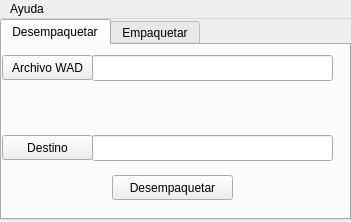
<?xml version="1.0" encoding="UTF-8"?>
<ui version="4.0">
 <class>Qwad</class>
 <widget class="QMainWindow" name="Qwad">
  <property name="geometry">
   <rect>
    <x>0</x>
    <y>0</y>
    <width>351</width>
    <height>222</height>
   </rect>
  </property>
  <property name="windowTitle">
   <string>Qwad - Empaquetador y desempaquetador de WADs</string>
  </property>
  <property name="windowIcon">
   <iconset resource="../Qwad.qrc">
    <normaloff>:/icons/wad.png</normaloff>:/icons/wad.png</iconset>
  </property>
  <property name="locale">
   <locale language="Spanish" country="Spain"/>
  </property>
  <widget class="QWidget" name="centralWidget">
   <widget class="QTabWidget" name="tabWidget">
    <property name="geometry">
     <rect>
      <x>0</x>
      <y>0</y>
      <width>351</width>
      <height>201</height>
     </rect>
    </property>
    <property name="acceptDrops">
     <bool>false</bool>
    </property>
    <property name="currentIndex">
     <number>0</number>
    </property>
    <widget class="QWidget" name="tab">
     <attribute name="title">
      <string>Desempaquetar</string>
     </attribute>
     <widget class="QLineEdit" name="MuestraRutaWad">
      <property name="geometry">
       <rect>
        <x>90</x>
        <y>10</y>
        <width>241</width>
        <height>26</height>
       </rect>
      </property>
     </widget>
     <widget class="QToolButton" name="BotonRutaWad">
      <property name="geometry">
       <rect>
        <x>0</x>
        <y>10</y>
        <width>91</width>
        <height>25</height>
       </rect>
      </property>
      <property name="toolTip">
       <string>Ruta hacia el archivo WAD que quieres desempaquetar</string>
      </property>
      <property name="text">
       <string>Archivo WAD</string>
      </property>
     </widget>
     <widget class="QLineEdit" name="MuestraRutaExtraer">
      <property name="geometry">
       <rect>
        <x>90</x>
        <y>90</y>
        <width>241</width>
        <height>26</height>
       </rect>
      </property>
     </widget>
     <widget class="QToolButton" name="BotonRutaExtraer">
      <property name="geometry">
       <rect>
        <x>0</x>
        <y>90</y>
        <width>91</width>
        <height>25</height>
       </rect>
      </property>
      <property name="toolTip">
       <string>Carpeta donde se almacenaran los contenidos del archivo WAD</string>
      </property>
      <property name="text">
       <string>Destino</string>
      </property>
      <property name="autoRaise">
       <bool>false</bool>
      </property>
      <property name="arrowType">
       <enum>Qt::NoArrow</enum>
      </property>
     </widget>
     <widget class="QPushButton" name="Desempaqueta">
      <property name="geometry">
       <rect>
        <x>110</x>
        <y>130</y>
        <width>121</width>
        <height>25</height>
       </rect>
      </property>
      <property name="text">
       <string>Desempaquetar</string>
      </property>
     </widget>
    </widget>
    <widget class="QWidget" name="tab_3">
     <attribute name="title">
      <string>Empaquetar</string>
     </attribute>
     <widget class="QCheckBox" name="updateTMD">
      <property name="enabled">
       <bool>true</bool>
      </property>
      <property name="geometry">
       <rect>
        <x>20</x>
        <y>50</y>
        <width>121</width>
        <height>23</height>
       </rect>
      </property>
      <property name="toolTip">
       <string>Sólo necesario en caso de que hayas modificado el WAD original</string>
      </property>
      <property name="text">
       <string extracomment="Necesario si has modificado los contenido dels wad original">Actualizar TMD</string>
      </property>
      <property name="checked">
       <bool>true</bool>
      </property>
     </widget>
     <widget class="QLineEdit" name="MuestraRutaEmpaquetado">
      <property name="geometry">
       <rect>
        <x>90</x>
        <y>90</y>
        <width>241</width>
        <height>26</height>
       </rect>
      </property>
     </widget>
     <widget class="QLineEdit" name="MuestraRutaDesempaquetado">
      <property name="geometry">
       <rect>
        <x>90</x>
        <y>10</y>
        <width>241</width>
        <height>26</height>
       </rect>
      </property>
     </widget>
     <widget class="QToolButton" name="BotonRutaEmpaquetado">
      <property name="geometry">
       <rect>
        <x>0</x>
        <y>90</y>
        <width>91</width>
        <height>25</height>
       </rect>
      </property>
      <property name="toolTip">
       <string>Carpeta y nombre del nuevo WAD</string>
      </property>
      <property name="text">
       <string>Destino</string>
      </property>
      <property name="autoRaise">
       <bool>false</bool>
      </property>
      <property name="arrowType">
       <enum>Qt::NoArrow</enum>
      </property>
     </widget>
     <widget class="QToolButton" name="BotonRutaDesempaquetado">
      <property name="geometry">
       <rect>
        <x>0</x>
        <y>10</y>
        <width>91</width>
        <height>25</height>
       </rect>
      </property>
      <property name="toolTip">
       <string>Ruta hacia la carpeta que empaquetar en WAD</string>
      </property>
      <property name="text">
       <string>Carpeta</string>
      </property>
     </widget>
     <widget class="QPushButton" name="Empaqueta">
      <property name="geometry">
       <rect>
        <x>110</x>
        <y>130</y>
        <width>121</width>
        <height>25</height>
       </rect>
      </property>
      <property name="text">
       <string>Empaquetar</string>
      </property>
     </widget>
    </widget>
   </widget>
  </widget>
  <widget class="QMenuBar" name="menuBar">
   <property name="geometry">
    <rect>
     <x>0</x>
     <y>0</y>
     <width>351</width>
     <height>22</height>
    </rect>
   </property>
   <widget class="QMenu" name="menuAyuda">
    <property name="title">
     <string>Ayuda</string>
    </property>
    <addaction name="actionAcerca_de_Qwad"/>
    <addaction name="actionAbout_Qt"/>
    <addaction name="actionAbout_Wii_Signer"/>
   </widget>
   <addaction name="menuAyuda"/>
  </widget>
  <action name="actionAcerca_de_Qwad">
   <property name="icon">
    <iconset resource="../Qwad.qrc">
     <normaloff>:/icons/wad.png</normaloff>:/icons/wad.png</iconset>
   </property>
   <property name="text">
    <string>Acerca de Qwad</string>
   </property>
  </action>
  <action name="actionAbout_Qt">
   <property name="icon">
    <iconset resource="../Qwad.qrc">
     <normaloff>:/icons/qt4.png</normaloff>:/icons/qt4.png</iconset>
   </property>
   <property name="text">
    <string>About Qt</string>
   </property>
  </action>
  <action name="actionAbout_Wii_Signer">
   <property name="text">
    <string>About Wii Signer</string>
   </property>
  </action>
 </widget>
 <resources>
  <include location="../Qwad.qrc"/>
 </resources>
 <connections/>
</ui>
